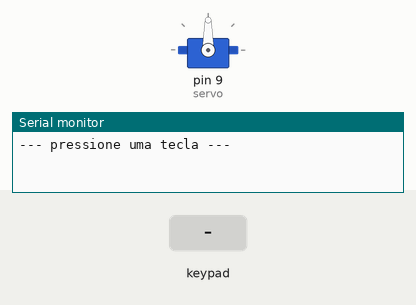
A sketch run on a simulated Arduino Uno, built with avr-gcc and run on an emulated ATmega328P. On the bench: servo, the last lines printed to the serial monitor. Wiring (inferred from the names in the program): 4×3 keypad with keys 1 2 3 4 5 6 7 8 9 * 0 #: rows pin 7, pin 2, pin 3, pin 5; columns pin 4, pin 6, pin 8. The test bench sets the inputs (shaded band).

Above: at 1.2 s.
1.3 s: keypad keys 7 2 3 5 pressed 0.4 s apart
At 4.0 s:
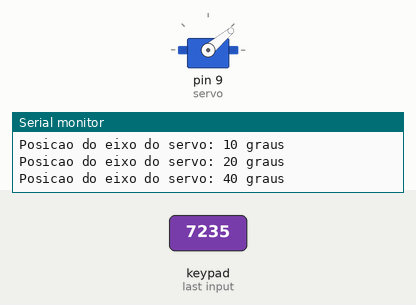
4.4 s: key '4' pressed
At 5.4 s:
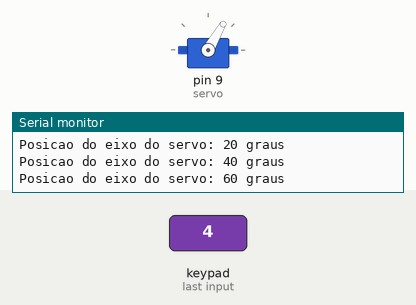
6.0 s: key '*' pressed
At 6.6 s:
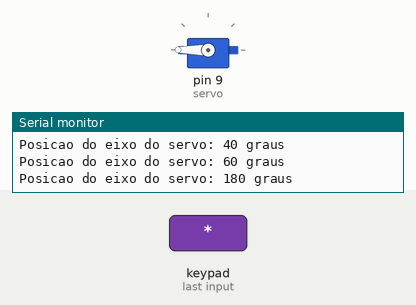
7.6 s: key '0' pressed
At 8.9 s:
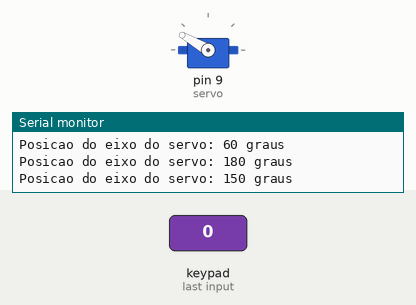
9.2 s: key '2' pressed
At 10.3 s:
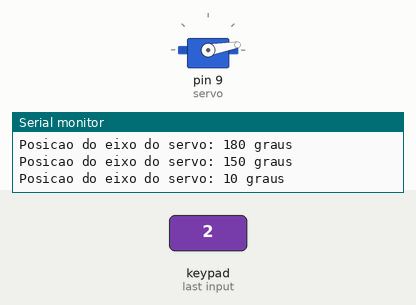
10.8 s: key '3' pressed
At 11.5 s:
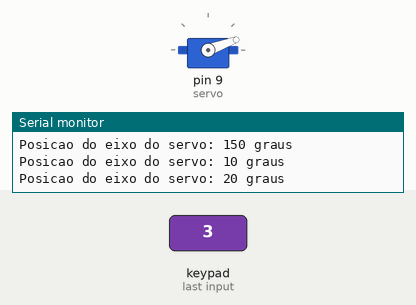
Timing chart, 0 to 13.4 s (numbered marks = the images above; inputs shaded):
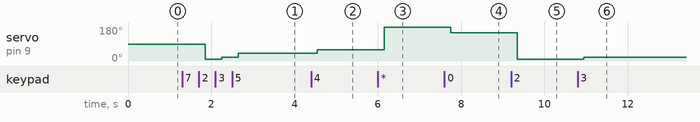

Measured:
- after the input at 1.3 s, servo on pin 9 (servo): 90° → 10° after 0.55 s, → 20° 0.40 s later, → 40° 0.40 s later
- after the input at 4.4 s, servo on pin 9 (servo): 40° → 60° after 0.15 s
- after the input at 6.0 s, servo on pin 9 (servo): 60° → 180° after 0.15 s
- after the input at 7.6 s, servo on pin 9 (servo): 180° → 150° after 0.15 s
- after the input at 9.2 s, servo on pin 9 (servo): 150° → 10° after 0.15 s
- after the input at 10.8 s, servo on pin 9 (servo): 10° → 20° after 0.15 s

The sketch:

tecladoservo.ino
```cpp
#include <Servo.h>

Servo servo;

const int numLinhas = 4; // número de linhas do teclado
const int numColunas = 3; // número de colunas do teclado
const int debounce = 20; // tempo de pausa

const char teclado[numLinhas][numColunas] = { // definição do teclado(matriz)
  {'1', '2', '3'},
  {'4', '5', '6'},
  {'7', '8', '9'},
  {'*', '0', '#'}
};

const int PinosLINHAS[numLinhas] = { 7, 2, 3, 5}; // pinos do arduino que correspondem as linhas do teclado
const int PinosCOLUNAS[numColunas] = { 6, 8, 4}; // pinos do arduino que correspondem as colunas do teclado
// constante que simboliza nenhuma tecla pressionada (deve ser deferente de todos os valores em teclado[][] - o 0 do desta variavel não é o 0 do teclado)
const char kNADA = 0;

void setup()
{
  servo.attach(9);
  Serial.begin(9600); // inicia a Serial

  // configura as linhas  como padrão em nivel lógico alto
  for (int linha = 0; linha < numLinhas; linha++) {
    pinMode(PinosLINHAS[linha], INPUT);
    digitalWrite(PinosLINHAS[linha], HIGH); // habilita pull-up
  }

  // configura as colunasj como saídas com padrão em lógico alto
  for (int coluna = 0; coluna < numColunas; coluna++)
  {
    pinMode(PinosCOLUNAS[coluna], OUTPUT);
    digitalWrite(PinosCOLUNAS[coluna], HIGH);
  }

  Serial.println("--- pressione uma tecla ---");

}

void loop() {

  char tecla = TeclaPressionada();

  if (tecla != kNADA)
  {
    Serial.print("Posicao do eixo do servo: ");

    if (tecla == '1')
    {
      servo.write(10);
      Serial.println("10 graus");
    }
    else if (tecla == '2')
    {
      servo.write(20);
      Serial.println("20 graus");
    }
    else if (tecla == '3') {
      servo.write(30);
      Serial.println("30 graus");
    }
    else if (tecla == '4') {
      servo.write(40);
      Serial.println("40 graus");
    }
    else if (tecla == '5') {
      servo.write(50);
      Serial.println("50 graus");
    }
    else if (tecla == '6') {
      servo.write(60);
      Serial.println("60 graus");
    }
    else if (tecla == '7') {
      servo.write(70);
      Serial.println("70 graus");
    }
    else if (tecla == '8') {
      servo.write(80);
      Serial.println("80 graus");
    }
    else if (tecla == '9') {
      servo.write(90);
      Serial.println("90 graus");
    }
    else if (tecla == '*') {
      servo.write(150);
      Serial.println("150 graus");
    }
    else if (tecla == '0') {
      servo.write(0);
      Serial.println("0 graus");
    }
    else if (tecla == '#') {
      servo.write(180);
      Serial.println("180 graus");
    }
  }
}

char TeclaPressionada() // Determina qual tecla foi pressionada
{

  char tecla = kNADA; // atribui o valor padrão de retorno (nenhuma tecla precionada)
  boolean achou = false; // inicialmete considera que nenhuma tecla foi pressionada

  for (int coluna = 0; coluna < numColunas; coluna++) {
    digitalWrite(PinosCOLUNAS[coluna], LOW); // muda o estado do pino
    //varre as linhas procurando por uma tecla precionada
    for (int linha = 0; linha < numLinhas; linha++) {
      // le linha pela primeira vez
      if (digitalRead(PinosLINHAS[linha]) == LOW) { //tecla esta pressionada
        delay(debounce); // pausa para descartar ruidos
      }//le linhas pela segunda vez
      if (digitalRead(PinosLINHAS[linha]) == LOW) {//tecla continua pressionada, não é um ruido
        while (digitalRead(PinosLINHAS[linha]) != HIGH);//espera soltar a tecla para retornar
        tecla = teclado[linha][coluna]; //deternina qual foi a tecla precionada de acordo com o teclado definido
        achou = true; //uma tecla foi pressionada
        break;//sai da varredura das linhas
      }
    }
    digitalWrite(PinosCOLUNAS[coluna], HIGH);// retorna o pino ao seu estado inicial

    // se uma tecla foi pressionada, sai do laço for
    if (achou)
    {
      break;
    }
  }
  return tecla; // retorna a tecla pressionada (kNADA se nenhuma foi encontrada

} //fim do código
```
